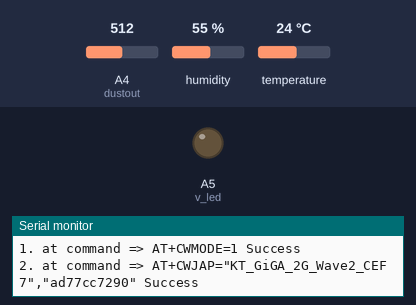
A sketch run on a simulated Arduino Uno, built with avr-gcc and run on an emulated ATmega328P. On the bench: output pins drawn as LEDs (lit = HIGH), the last lines printed to the serial monitor. Inputs (shaded band) come from the test bench; at power-on: A4 (dustout) = 512, humidity 55 %, temperature 24 °C. The modem accepts every AT command (registered, SIM ready, sends succeed) and sends nothing else.

Above: at 0.1 s.
At 5.4 s:
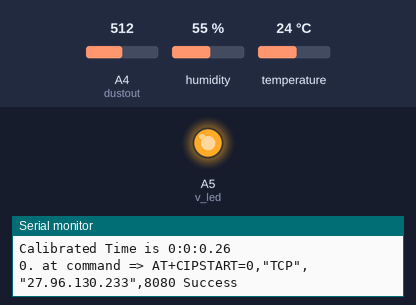
Timing chart, 0 to 6.9 s (numbered marks = the images above):
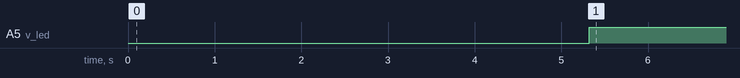

Measured:
- by itself, A5 (v_led): LOW → HIGH at 5.3 s

The sketch:

Finally_I_did.ino
```cpp
#include "DHT.h" //DHT 라이브러리 호출
#include "ArduinoJson.h" //json 변환해주는 라이브러리 호출
#include "SoftwareSerial.h"
#include "time.h"
#include <Arduino.h>
#include <stdint.h>
#include <LiquidCrystal.h>

SoftwareSerial espSerial(2, 3);
DHT dht(10, DHT22); //DHT 설정(10,DHT22)1
LiquidCrystal lcd(8, 9, 4, 5, 6, 7);
#define no_dust 0.60 //최초 전원 인가 후 깨끗한 환경에서의 지속적으로 측정되는 전압값 넣어주세요

String WIFI_SSID = "KT_GiGA_2G_Wave2_CEF7";
String PASSWORD = "ad77cc7290";

unsigned long modifiedTime = 0;
unsigned long previousModifiedTime = 0;
unsigned long startCalibration = 0;
unsigned long currentMillis = 0;
int dustout = A4; // 센서의 5번핀 먼지를 측정 아두이노 A4번에 연결

int v_led = A5; // 센서의 3번핀을 아두이노 A5번에 연결  센서 내부 적외선 led를 on/off 제어
int s_ledr = 13; // 공기 상태에 나쁨 RED
int s_ledg = 12; // 공기 상태에 보통 Green
int s_ledb = 11; // 공기 상태에 좋음 Blue
float vo_value = 0; // 센서로 읽은 값 변수 선언
float sensor_voltage = 0; // 센서로 읽은 값을 전압으로 측정한 값
float dust_density = 0; // 실제 미세먼지 밀도

String timeValue;
char jsonTime[9];
String jsonTimeStr;
String MinSec;
String Sec;

unsigned long second;
unsigned long minute;
unsigned long hour;
int millisecond;

int firstColonIdx;
int secondColonIdx;
int pointIdx;
int currentHour;
int currentMinute;
int currentSecond;
int currentMilliSecond;

void setup() {

  Serial.begin(9600);
  espSerial.begin(9600);
  dht.begin();
  pinMode(v_led,OUTPUT);
  digitalWrite(v_led,LOW);

  /*GET 요청을 통해 서버 시간 받아오기*/
  sendCommandToESP8266("AT", 5, "OK");
  sendCommandToESP8266("AT+CWMODE=1", 5, "OK");
  sendCommandToESP8266("AT+CWJAP=\"" + WIFI_SSID + "\",\"" + PASSWORD + "\"", 20, "OK");
  sendCommandToESP8266("AT+CIPMUX=1", 5, "OK");

  String TimeServerConnect = "AT+CIPSTART=0,\"TCP\",\"27.96.130.233\",8080";
  sendCommandToESP8266(TimeServerConnect, 5, "CONNECT");

  String toGetTime = "AT+CIPSEND=0,12";
  sendCommandToESP8266(toGetTime, 5, ">");

  String TimeOrder = "GET /ttime";
  sendCommandToESP8266(TimeOrder, 5, "IPD");

  String GETdata = "";
  startCalibration = millis();
  if (espSerial.available()){
    if(espSerial.find('T')){
      GETdata = espSerial.readStringUntil('\"');
    }
  }
  espSerial.flush();
  timeValue = GETdata.substring(0,12);
}

int loopCnt;

void loop()
{
  loopCnt += 1;
  /* DHT 관련*/
  digitalWrite(v_led,LOW);
  delayMicroseconds(280); // 280us동안 딜레이
  vo_value=analogRead(dustout); // 데이터를 읽음
  delayMicroseconds(40); // 320us - 280us
  digitalWrite(v_led,HIGH); // 적외선 LED OFF
  delayMicroseconds(9680); // 10us(주기) -320us(펄스폭) 한 값
  sensor_voltage = get_voltage(vo_value); // get_voltage 함수 실행
  dust_density = get_dust_density(sensor_voltage); // get_dust_density 함수 실행
  int dust_density1 = dust_density;
  float dust_density2 = dust_density1;

  double h = dht.readHumidity(); //습도값을 h에 저장
  double t = dht.readTemperature(); //온도값을 t에 저장
  double f = dht.readTemperature(true); // 화씨 온도를 측정합니다.
  double hif = dht.computeHeatIndex(f, h);
  double hic = dht.computeHeatIndex(t, h, false);
  int hic1 = hic;
  int h1 = h;

  /* 실행 시간 계산 관련 */
  currentMillis = millis();
  modifiedTime = currentMillis - startCalibration;
  modifiedTime += 10*loopCnt; //대략 매 loop마다 10ms 정도의 오차 발생하는 것을 감안함.
  Serial.println("Modified Time is " + String(modifiedTime - previousModifiedTime));
  previousModifiedTime = modifiedTime;

  millisecond = modifiedTime % 1000;
  second = (modifiedTime / 1000) % 60;
  minute = ((modifiedTime / 1000) % 3600) / 60;
  hour = ((modifiedTime / 1000) / 3600) % 24;


  /* 시간 문자열 정수 변환 */
  firstColonIdx = timeValue.indexOf(':');
  currentHour = timeValue.substring(0, firstColonIdx).toInt() + hour;

  MinSec = timeValue.substring(firstColonIdx+1);
  secondColonIdx = MinSec.indexOf(':');
  currentMinute = MinSec.substring(0, secondColonIdx).toInt() + minute;

  Sec = MinSec.substring(secondColonIdx+1);
  pointIdx = Sec.indexOf('.');
  currentSecond = Sec.substring(0, pointIdx).toInt() + second;

  currentMilliSecond = Sec.substring(pointIdx + 1).toInt() + millisecond;

  /* 시간 값 60진법 적용 */
  if(currentMilliSecond >= 1000){
    currentSecond += 1;
    currentMilliSecond -= 1000;
  }
  if(currentSecond >= 60){
    currentMinute += 1;
    currentSecond -= 60;
  }
  if(currentMinute >= 60){
    currentHour += 1;
    currentMinute -= 60;
  }
  if(currentHour >= 24){
    currentHour -= 24;
  }

  Serial.println("Calibrated Time is " + String(currentHour) + ":" + String(currentMinute) + ":" + String(currentSecond) + "." + String(currentMilliSecond));
  // 00:00:00 형식을 유지하기 위해, sprintf로 자릿 수를 지정하여 값을 넣어준다.
  sprintf(jsonTime,"%02d:%02d:%02d",currentHour, currentMinute, currentSecond);
  //jsonTime의 자료형이 char형이라 String끼리 이어붙이기가 안되기에, String으로 변환해준다.
  jsonTimeStr = jsonTime;

  String jsonData = "{\"time\":\"" + jsonTimeStr + "\",\"temp\":" + String(t, 2) + ",\"humi\":" + String(h, 2) + ",\"dust\":" + String(dust_density, 2) + "}";
  String order = "POST /data HTTP/1.1\r\nHost: 27.96.130.233\r\nContent-Type: application/json\r\nContent-Length: " + String(jsonData.length()) + "\r\n" + "\r\n" + jsonData;
  String Connect = "AT+CIPSTART=0,\"TCP\",\"27.96.130.233\",8080";
  sendCommandToESP8266(Connect, 5, "CONNECT");

  /* 데이터 서버로 POST */
  String cipSend = "AT+CIPSEND=0," + String(order.length());
  sendCommandToESP8266(cipSend, 5, ">");
  postHTTP(jsonData);

  delay(10000);
}

/*서버에 json을 보내기 위해 ESP01에 입력해야
하는 Command들을 한번에 묶어버린 함수이다.*/
void postHTTP(String jsonData) {
  espSerial.println("POST /data HTTP/1.1");
  espSerial.println("Host: 27.96.130.233");
  espSerial.println("Content-Type: application/json");
  espSerial.println("Content-Length: " + String(jsonData.length()));
  espSerial.println();
  espSerial.println(jsonData);
}


float get_voltage(float value) {
  float V = value * 5.0 / 1024; // 아날로그값을 전압값으로 바꿈
  return V;
}


float get_dust_density(float voltage) {
  float dust = (voltage - no_dust) / 0.005; // 데이터 시트에 있는 미세먼지 농도(ug) 공식 기준
  return dust;
}

/*하단의 sendCommandToESP8266함수가 성공적으로
실행됐을 때 숫자가 증가하는 글머리이다.*/
int countTrueCommand;
/*원하는 수신 값을 받기 위해 Command를
송신한 횟수이다.*/
int countTimeCommand;
boolean found = false;

/* readReplay에 해당하는 문자열이 수신될 때 까지, 최대 maxTime만큼 반복하여
원하는 Command를 ESP에 송신하는 함수이다. 성공 여부에 따라 Success 혹은
Fail을 출력한다.*/
void sendCommandToESP8266(String command, int maxTime, char readReplay[]) {
  Serial.print(countTrueCommand);
  Serial.print(". at command => ");
  Serial.print(command);
  Serial.print(" ");

  /*정해진 maxTime 횟수만큼 지정된 답변이
  수신될 때까지 반복하여 Command를 보내는
  반복문이다. 수신이 제대로 되지 않을 경우,
  시도 횟수가 증가하게 되고, maxTime에
  다다르게 되면 Fail을 출력하게 되고 함수가종료된다.*/
  while (countTimeCommand < (maxTime * 1)) {
    espSerial.println(command);
    if (espSerial.find(readReplay)) {
      found = true;
      break;
    }
    countTimeCommand++;
  }

  if (found == true) {
    Serial.println("Success");
    countTrueCommand++;
    countTimeCommand = 0;
  }

  if (found == false) {
    Serial.println("Fail");
    countTrueCommand = 0;
    countTimeCommand = 0;
  }
  found = false;
}
```
